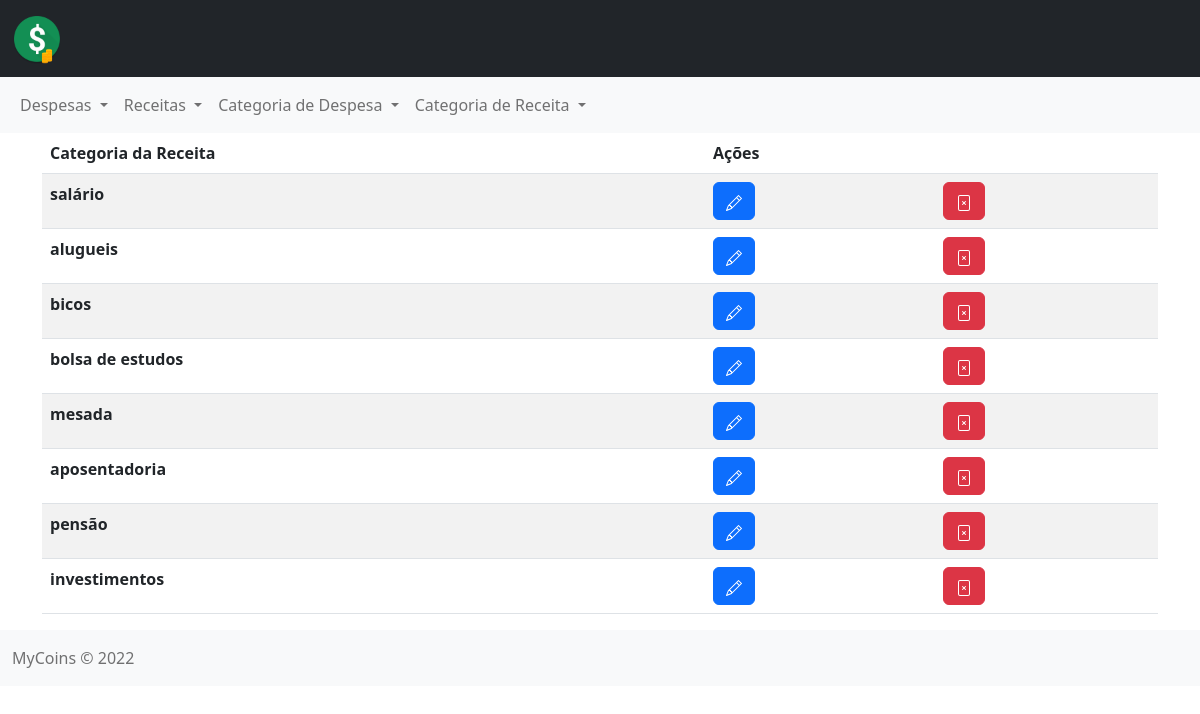
The page /categoria_receita/all on the database its author committed.
### receita_categoria/models.py (models this page shows, shortened)
class CategoriaReceita(models.Model):
    name = models.CharField(max_length=255)

### receita_categoria/views.py (the view)
# urls.py: path('all', views.index, name="categoria despesas"),
def index(request):
    categoria_receitas = CategoriaReceita.objects.all()
    return render(request, 'receita_categoria/receita_categoria.html', {'crs': categoria_receitas})

### receita_categoria/templates/receita_categoria/receita_categoria.html (shortened to what this page needs)
{% extends 'base.html' %}
{% block content %}
<div class="container">
    <table class="table table-striped">
        <thead>
            <tr>
                <th scope="col">Categoria da Receita</th>
                <th scope="col">Ações</th>
            </tr>
        </thead>
            <tbody>
            {% for cr in crs %}
                <tr>
                    <th>{{cr.name}}</th>
                    <td>
                        <div class="row justify-content-center">
                            <div class="col">
                                <a href="/categoria_receita/edit/{{cr.id}}"><button type="button" class="btn btn-primary"></button></a>
                            </div>
                            <div class="col">
                                <a href="/categoria_receita/delete/{{cr.id}}"><button type="button" class="btn btn-danger"></button></a>
                            </div>
                        </div>
                    </td>
                </tr>
                {% endfor %}
              </tbody>
        </table>
    </div>
{% endblock %}

### despesas/static/style/style.css (style rules this page uses)
body { background-color: black; }

### rows shown on the page
CategoriaReceita: name "salário"
CategoriaReceita: name "alugueis"
CategoriaReceita: name "bicos"
CategoriaReceita: name "bolsa de estudos"
CategoriaReceita: name "mesada"
CategoriaReceita: name "aposentadoria"
CategoriaReceita: name "pensão"
CategoriaReceita: name "investimentos"
